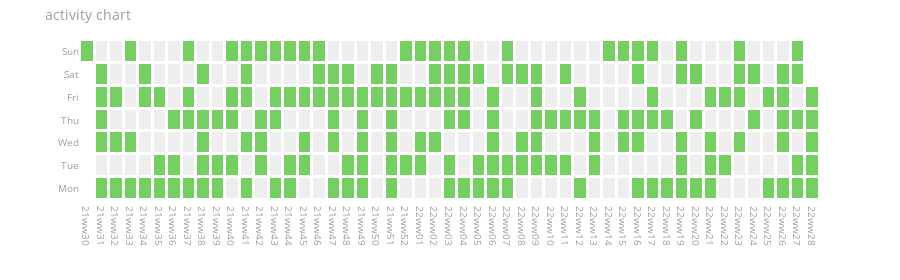

Notebook cell for this chart:
### Code cell
holidays()

### Figure 1 — Plotly figure (JSON) as saved in the notebook; plotly's stock layout.template omitted (floating-point values rounded to 4 significant figures; data arrays with more than 128 entries replaced by an {"elided": "..."} marker saying what was removed)
{"data": [{"colorscale": [[false, "#eeeeee"], [true, "#76cf63"]], "hoverinfo": "text", "showscale": false, "text": {"elided": "349 str values"}, "type": "heatmap", "x": {"elided": "349 str values"}, "xgap": 3, "y": {"elided": "349 int values"}, "ygap": 3, "z": {"elided": "349 int values"}}], "layout": {"font": {"color": "#9e9e9e", "size": 10}, "height": 280, "margin": {"t": 40}, "plot_bgcolor": "#fff", "title": {"text": "activity chart"}, "xaxis": {"showgrid": false, "showline": false, "zeroline": false}, "yaxis": {"showgrid": false, "showline": false, "tickmode": "array", "ticktext": ["Mon", "Tue", "Wed", "Thu", "Fri", "Sat", "Sun"], "tickvals": [0, 1, 2, 3, 4, 5, 6], "zeroline": false}}}
